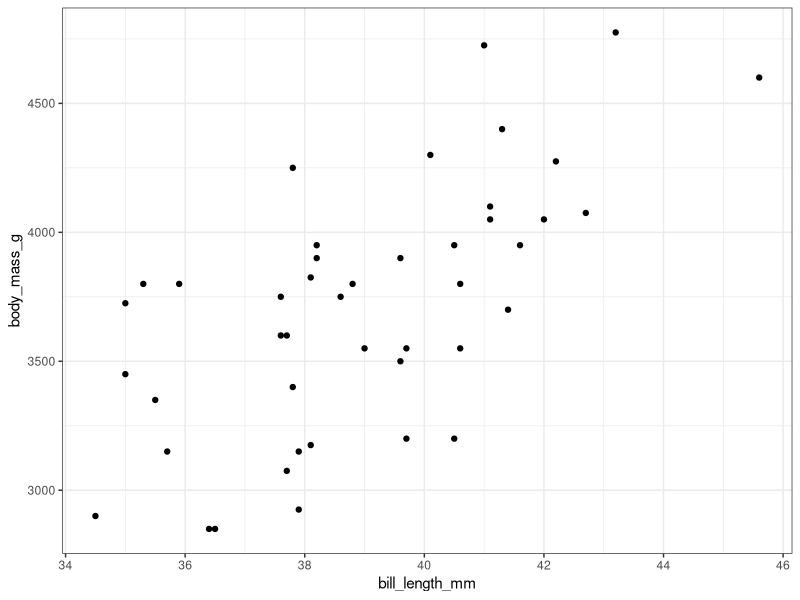
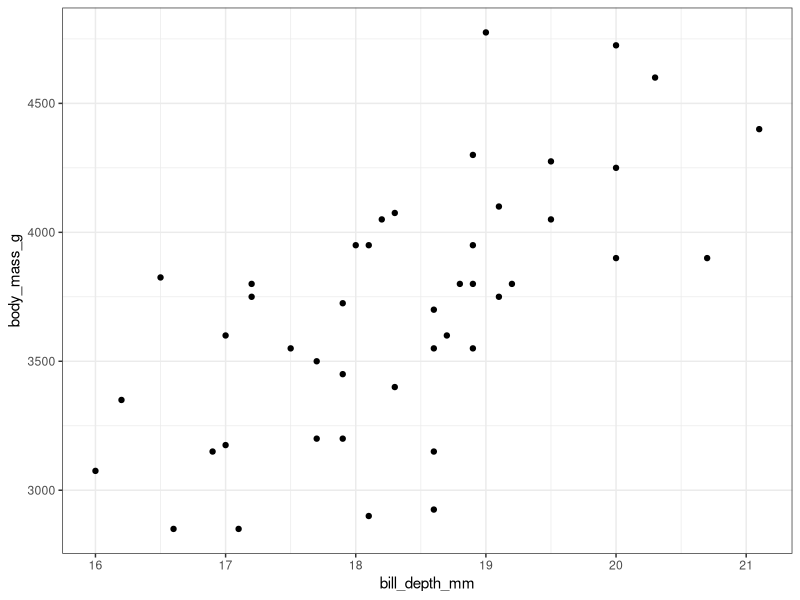
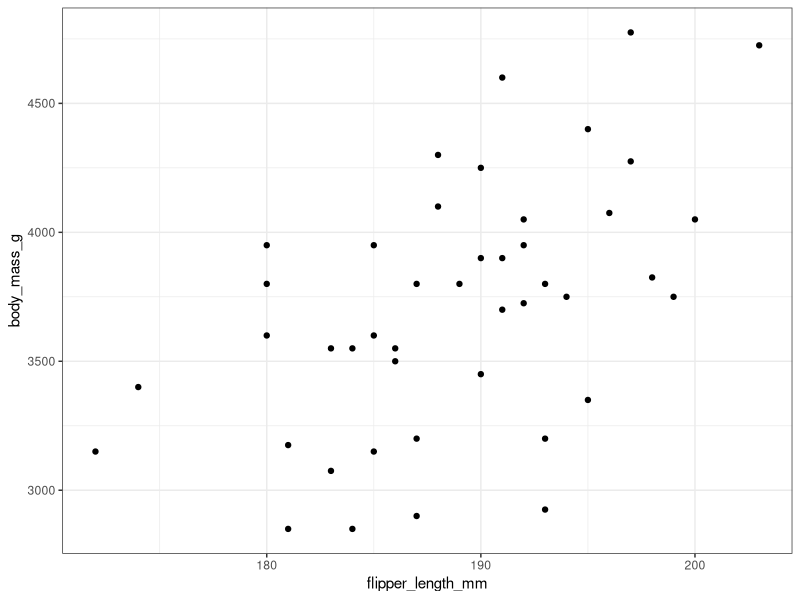

These figures' R source, in order:
## ---- chunk 1
knitr::opts_chunk$set(
  echo=TRUE, message=FALSE, warning=FALSE, fig.align="center", dev="svglite"
)

old.hooks <- fansi::set_knit_hooks(knitr::knit_hooks)
options(crayon.enabled=TRUE)
## ---- chunk 2
library(tibble)
library(dplyr)
library(ggplot2)
library(tidyr)
library(broom)
library(ellipse)
library(palmerpenguins)
theme_set(theme_bw())
## ---- chunk 3
penguins <- palmerpenguins::penguins %>%
  drop_na()

head(penguins)
## ---- chunk 4
penguins %>%
  distinct(species, island)
## ---- chunk 5
adeliebiscoe <- penguins %>%
  filter(species == "Adelie", island == "Biscoe")
## ---- chunk 6
ggplot(adeliebiscoe, aes(x=bill_length_mm, y=body_mass_g))+
  geom_point()
## ---- chunk 7
ggplot(adeliebiscoe, aes(x=bill_depth_mm, y=body_mass_g))+
  geom_point()
## ---- chunk 8
ggplot(adeliebiscoe, aes(x=flipper_length_mm, y=body_mass_g))+
  geom_point()
## ---- chunk 9
adeliebiscoe_lm <- lm(body_mass_g ~ bill_length_mm + bill_depth_mm + flipper_length_mm, data=adeliebiscoe)

summary(adeliebiscoe_lm)
## ---- chunk 10
adeliebiscoe_lm0 <- update(adeliebiscoe_lm, formula = . ~ . - 1)
## ---- chunk 11
summary(adeliebiscoe_lm0)
